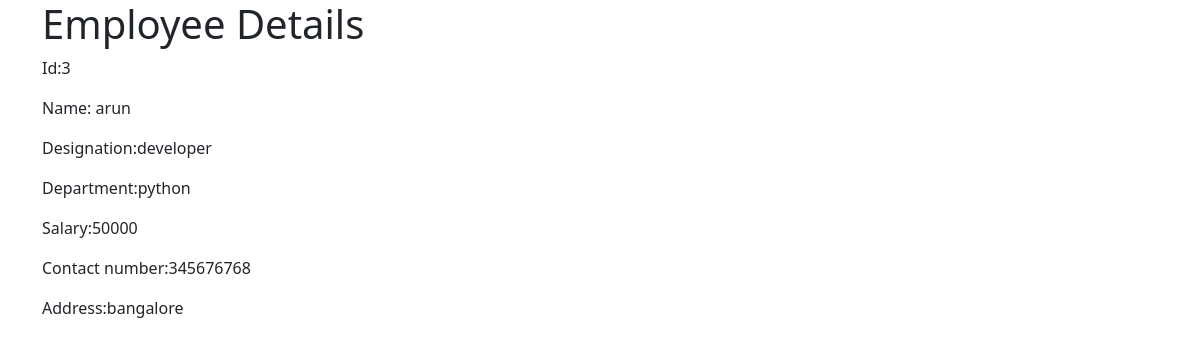
/employee/3/, run on the app's committed database.
### myapp/models.py (models this page shows)
class Employee(models.Model):
    name=models.CharField(max_length=200)
    designation=models.CharField(max_length=200)
    department=models.CharField(max_length=200)
    salary=models.PositiveIntegerField()
    contact=models.CharField(max_length=200)
    address=models.CharField(max_length=200)

### myapp/views.py (the view)
# urls.py: path('employee/<int:pk>/',views.EmployeeDetailView.as_view(),name='employee-detail'),
class EmployeeDetailView(View):
    def get(self,request,*args,**kwargs):
        id=kwargs.get("pk")
        qs=Employee.objects.get(id=id)
        return render(request,'employee_detail.html',{'employee':qs})

### myapp/templates/employee_detail.html (shortened to what this page needs)
<!DOCTYPE html>
<html lang="en">
<head>
    <link href="https://cdn.jsdelivr.net/npm/bootstrap@5.0.2/dist/css/bootstrap.min.css" rel="stylesheet">
</head>
<body>
    <div class="container">
        <h1>Employee Details</h1>
        <div class="row">
            <div class="col-8">
                <p>Id:{{employee.id}}</p>
                <p>Name: {{employee.name}}</p>
                <p>Designation:{{employee.designation}}</p>
                <p>Department:{{employee.department}}</p>
                <p>Salary:{{employee.salary}}</p>
                <p>Contact number:{{employee.contact}}</p>
                <p>Address:{{employee.address}}</p>
            </div>
        </div>
    </div>
</body>
</html>

### data on the page
Employee: id "3", name "arun", designation "developer", department "python", salary "50000", contact "345676768", address "bangalore"
